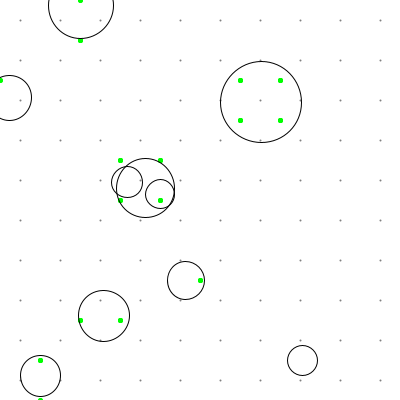
Frame 1 (no input)
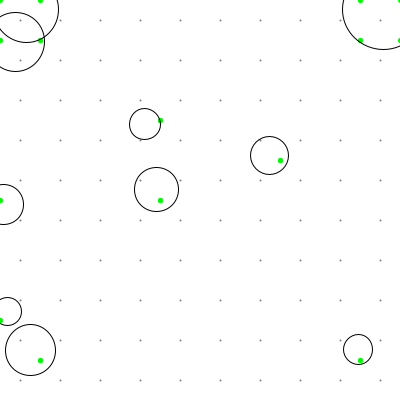
Frame 60 (the mouse pressed at the canvas centre just before this capture)
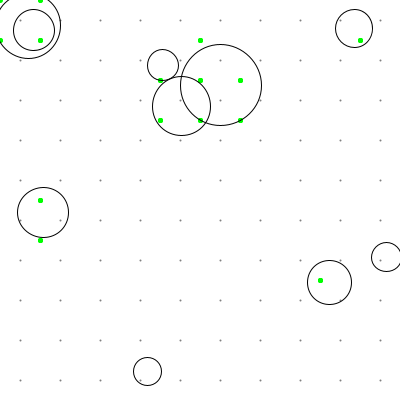
Frame 120 (the mouse held since frame 60 and released just before this capture)

The Processing sketch that drew these frames (run headless with seeded random() and noise(); from frame 60 on, the mouse is pressed at the canvas centre):

// Processing sketch: S_2018_060_metaballs2D
// ── S_2018_060_metaballs2D.pde
/*
Implementation of metaballs and marching squares algorithm using
the wonderful article written by Jamie Wong as a reference:
http://jamie-wong.com/2014/08/19/metaballs-and-marching-squares/
*/

ArrayList<Ball> balls;
Grid someGrid;

void setup() {
  size(400, 400);
  balls = new ArrayList<Ball>();
  someGrid = new Grid(10,10, balls);
  for (int i = 0; i < 10; i++) {
    balls.add(new Ball());
  }
}

void draw() {
  background(255);
  someGrid.display();
  //someGrid.displayCorners();
  for (Ball b : balls) {
    b.run();
  }
}
// ── Ball.pde
class Ball {
  PVector loc, vel;
  float diameter;
  Ball() {
    loc = new PVector(random(width), random(height));
    vel = new PVector(random(-1, 1), random(-1, 1)).mult(3);
    diameter = random(25, 90);
  }
  void run() {
    update();
    bounce();
    display();
  }
  void update() {
    loc.add(vel);
  }

  void bounce() {
    if (loc.x > width || loc.x < 0) vel.x *= -1;
    if (loc.y > height || loc.y < 0) vel.y *= -1;
  }

  void display() {
    stroke(0);
    noFill();
    ellipse(loc.x, loc.y, diameter, diameter);
  }
}
// ── Cell.pde
class Cell {
  PVector center;         //Cell's centerpoint
  PVector A, B, C, D;     //Cell's corners
  PVector AB, AC, CD, BD; //Cell's midpoints
  boolean[] boolVals = new boolean[4]; //Cell's corner containment booleans

  Cell(float x, float y, float spaceX, float spaceY) {
    center = new PVector(x, y);

    //Corner Points
    A = center.copy().add(new PVector(-spaceX/2, -spaceY/2));
    B = center.copy().add(new PVector(spaceX/2, -spaceY/2));
    C = center.copy().add(new PVector(-spaceX/2, spaceY/2));
    D = center.copy().add(new PVector(spaceX/2, spaceY/2));

    //Mid Points
    AB = center.copy().add(new PVector(0, -spaceY/2));
    CD = center.copy().add(new PVector(0, spaceY/2));
    AC = center.copy().add(new PVector(-spaceX/2, 0));
    BD = center.copy().add(new PVector(spaceX/2, 0));
  }

  public PVector[] getCorners() {
    PVector[] output = {A, B, D, C};
    return output;
  }

  public int getKey() {
    //int[] values = {0b1000, 0b0100, 0b0010, 0b0001};
    int[] values = {8, 4, 2, 1};
    int output = 0;

    for (int i = 0; i < boolVals.length; i++) {
      if (boolVals[i]) output += values[i];
    }

    return output;
  }

  public void display() {
    ArrayList<PVector> verts  = new ArrayList<PVector>();

    switch(getKey()) {
    case 0:
      break;
    case 1:
      verts.add(CD);
      verts.add(C);
      verts.add(AC);
      break;
    case 2:
      verts.add(BD);
      verts.add(D);
      verts.add(CD);
      break;
    case 3:
      verts.add(AC);
      verts.add(C);
      verts.add(D);
      verts.add(BD);
      break;
    case 4:
      verts.add(BD);
      verts.add(AB);
      verts.add(B);
      break;
    case 5:
      verts.add(C);
      verts.add(AC);
      verts.add(AB);
      verts.add(BD);
      verts.add(CD);
      break;
    case 6:
      verts.add(CD);
      verts.add(AB);
      verts.add(B);
      verts.add(D);
      break;
    case 7:
      verts.add(AB);
      verts.add(B);
      verts.add(D);
      verts.add(C);
      verts.add(AC);
      break;
    case 8:
      verts.add(AC);
      verts.add(A);
      verts.add(AB);
      break;
    case 9:
      verts.add(A);
      verts.add(AB);
      verts.add(CD);
      verts.add(C);
      break;
    case 10:
      verts.add(A);
      verts.add(AB);
      verts.add(BD);
      verts.add(D);
      verts.add(CD);
      verts.add(AC);
      break;
    case 11:
      verts.add(AB);
      verts.add(BD);
      verts.add(D);
      verts.add(C);
      verts.add(A);
      break;
    case 12:
      verts.add(A);
      verts.add(B);
      verts.add(BD);
      verts.add(AC);
      break;
    case 13:
      verts.add(A);
      verts.add(B);
      verts.add(BD);
      verts.add(CD);
      verts.add(C);
      break;
    case 14:
      verts.add(A);
      verts.add(B);
      verts.add(D);
      verts.add(CD);
      verts.add(AC);
      break;
    case 15:
      verts.add(A);
      verts.add(B);
      verts.add(D);
      verts.add(C);
      break;
    }

    pushStyle();
    noStroke();
    fill(0, 255, 0);
    //stroke(0,255,0);
    beginShape();
    for (PVector p : verts) {
      vertex(p.x, p.y);
    }
    endShape(CLOSE);
    popStyle();
  }
}
// ── Grid.pde

class Grid {
  int x, y;
  float spaceX, spaceY;

  //ArrayList<PVector> gridPoints;
  //ArrayList<PVector> cornerPoints;
  ArrayList<Cell> cells;

  ArrayList<Ball> ballList;
  Grid(int x, int y, ArrayList<Ball> ballList) {
    this.x = x;
    this.y = y;
    this.spaceX = 1.0f*width/x;
    this.spaceY = 1.0f*height/y;

    cells = new ArrayList<Cell>();
    for (int i = 0; i < x; i++) {
      for (int j = 0; j < y; j++) {
        cells.add(new Cell(spaceX*i+spaceX/2, spaceY*j+spaceY/2, spaceX, spaceY));
      }
    }

    this.ballList = ballList;
  }

  public void display() {
    pushStyle();

    rectMode(CENTER);
    for (Cell c : cells) {

      for (int i = 0; i < c.getCorners().length; i++) {
        PVector p = c.getCorners()[i];
        if (pointInCircles(p)) {
          c.boolVals[i]=true;
          strokeWeight(5);
          stroke(0, 255, 0);
          point(p.x, p.y);
        } else {
          c.boolVals[i]=false;
        }
      }
    //c.display();

      //}
      //if (pointInCircles(c.center)) {
      //  noStroke();
      //  //fill(0, 255, 0);
      //  //rect(c.center.x, c.center.y, spaceX, spaceY);
      //  strokeWeight(5);
      //  stroke(0, 255, 0);
      //  point(c.center.x, c.center.y);
      //}
      strokeWeight(2);
      stroke(128);
      point(c.center.x, c.center.y);
    }
    popStyle();
  }

  public void displayCorners() {
    for (Cell c : cells) {
      strokeWeight(2);
      point(c.A.x, c.A.y);
      point(c.B.x, c.B.y);
      point(c.C.x, c.C.y);
      point(c.D.x, c.D.y);
    }
  }
  public boolean pointInCircles(PVector point) {
    /* Inequality expression from the article */
    return summationFunc(point)>=1;
  }

  public float summationFunc(PVector point) {
    /* 2D function from the article */
    float output = 0;
    for (Ball b : ballList) {
      float numerator = pow(b.diameter/2, 2);
      float denominator = pow((point.x-b.loc.x), 2)+pow((point.y-b.loc.y), 2);
      output += numerator/denominator;
    }
    return output;
  }
}
